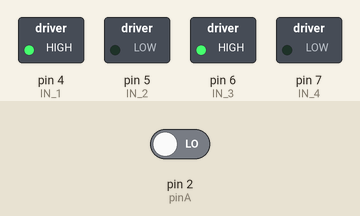
Simulated run of this sketch. Board: Arduino Uno, built with avr-gcc and run on an emulated ATmega328P. Parts: switched loads named in the sketch (green lamp = pin HIGH). The test bench sets the inputs (shaded band); at power-on: pin 2 (pinA) LOW.

Above: at 0.1 s.
Timing chart, 0 to 1.6 s (numbered marks = the images above):
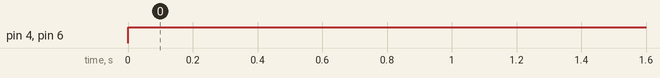

Measured:
- by itself, pin 4 (IN_1), pin 6 (IN_3): LOW → HIGH at 0.00 s

The sketch:

distance_code_trial1.ino
```cpp
 char state;
 float linearDist;
 char dir;  // forward or backward distance
 String mode;
 String submode;
 String distance;
 float dist = 10;
int IN_1=4; //left motor
int IN_2=5; //left motor
int IN_3=6; //right motor
int IN_4=7; //right motor
int pinA=2; //encoder input pin
unsigned int slots = 20; //no of slots of optical encoder(equivalent to PPR)
float wheel = 21; // wheel circumference
volatile unsigned int pulses=0;
unsigned int revolutions = 0;
void setup() {
 pinMode(IN_1,OUTPUT);
 pinMode(IN_2,OUTPUT);
 pinMode(IN_3,OUTPUT);
 pinMode(IN_4,OUTPUT);
 pinMode(pinA,INPUT);
 attachInterrupt(0,counting,RISING);
 Serial.begin(9600);
}

void counting()
{
  pulses++;
 }

void left()
{
  digitalWrite(IN_1,LOW);
  digitalWrite(IN_2,HIGH);
  digitalWrite(IN_3,HIGH);
  digitalWrite(IN_4,LOW);
  }

 void right()
{
  digitalWrite(IN_1,HIGH);
  digitalWrite(IN_2,LOW);
  digitalWrite(IN_3,LOW);
  digitalWrite(IN_4,HIGH);
  }

  void forward()
{
  digitalWrite(IN_1,HIGH);
  digitalWrite(IN_2,LOW);
  digitalWrite(IN_3,HIGH);
  digitalWrite(IN_4,LOW);
  }
   void rightforward()
{
  digitalWrite(IN_1,HIGH);
  digitalWrite(IN_2,LOW);
  digitalWrite(IN_3,LOW);
  digitalWrite(IN_4,LOW);
  }
   void rightbackward()
{
  digitalWrite(IN_1,LOW);
  digitalWrite(IN_2,HIGH);
  digitalWrite(IN_3,HIGH);
  digitalWrite(IN_4,HIGH);
  }
  void backward()
  {
    digitalWrite(IN_1,LOW);
    digitalWrite(IN_2,HIGH);
    digitalWrite(IN_3,LOW);
    digitalWrite(IN_4,HIGH);
  }

  void leftforward()
{
  digitalWrite(IN_1,LOW);
  digitalWrite(IN_2,LOW);
  digitalWrite(IN_3,HIGH);
  digitalWrite(IN_4,LOW);
  }
  void leftbackward()
{
  digitalWrite(IN_1,HIGH);
  digitalWrite(IN_2,HIGH);
  digitalWrite(IN_3,LOW);
  digitalWrite(IN_4,HIGH);
  }
   void Stop()
{
  digitalWrite(IN_1,LOW);
  digitalWrite(IN_2,LOW);
  digitalWrite(IN_3,LOW);
  digitalWrite(IN_4,LOW);
  }

void loop() {
/*  while(Serial.available()>0)
  {
     mode = Serial.read ();
     submode= Serial.read();

         if(submode=="shapes")
          {
              //shapes
          }

          else {
            dir = submode[0];
            distance = submode.substring(1);
            dist = distance.toFloat(); */

            while(linearDist != dist)
            {

                forward();

          /*    else if (dir = 'B')
               {
                 backward();
               } */
            revolutions = pulses/slots;
            linearDist = wheel*revolutions;
              }


                Stop();


            }


   // }
```
